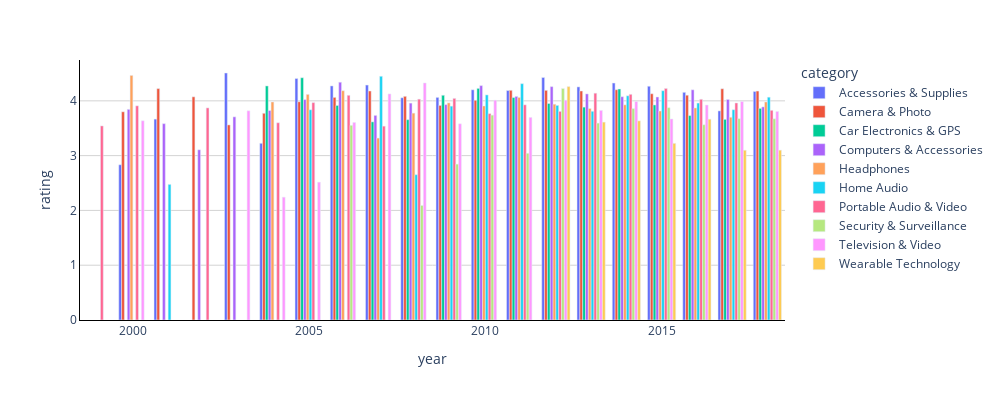

Source (notebook cell):
### Code cell
df4 = highest_rating_in_year


fig = px.bar(df4, x="year", y="rating", color="category", text_auto=False , barmode='group' )
fig.update_layout(height=400,width=1000)
config={"modeBarButtonsToRemove": ['select2d','zoomIn2d','zoomOut2d','zoom2d','pan2d','lasso2d','autoScale2d','resetScale2d','resetScale2d'],'displaylogo': False}

fig.update_layout(
    {
        "paper_bgcolor": "rgba(0, 0, 0, 0)",
        "plot_bgcolor": "rgba(0, 0, 0, 0)",
    }
)

fig.update_xaxes(showticklabels=True)
fig.update_xaxes(showline=True , linecolor='black' )
fig.update_yaxes(showline=True, linecolor='black')
fig.update_xaxes(showgrid=False)
fig.update_yaxes(showgrid=True ,gridcolor='lightgrey')
fig.update_xaxes(showticklabels=True)
fig.show(config = config)

### Figure 1 — Plotly figure (JSON) as saved in the notebook; plotly's stock layout.template omitted (floating-point values rounded to 4 significant figures)
{"data": [{"alignmentgroup": "True", "hovertemplate": "category=Accessories & Supplies<br>year=%{x}<br>rating=%{y}<extra></extra>", "legendgroup": "Accessories & Supplies", "marker": {"color": "#636efa", "pattern": {"shape": ""}}, "name": "Accessories & Supplies", "offsetgroup": "Accessories & Supplies", "orientation": "v", "showlegend": true, "textposition": "auto", "type": "bar", "x": [2000, 2001, 2003, 2004, 2005, 2006, 2007, 2008, 2009, 2010, 2011, 2012, 2013, 2014, 2015, 2016, 2017, 2018], "xaxis": "x", "y": [2.833, 3.667, 4.508, 3.225, 4.407, 4.272, 4.288, 4.056, 4.063, 4.201, 4.188, 4.426, 4.255, 4.325, 4.267, 4.155, 3.817, 4.171], "yaxis": "y"}, {"alignmentgroup": "True", "hovertemplate": "category=Camera & Photo<br>year=%{x}<br>rating=%{y}<extra></extra>", "legendgroup": "Camera & Photo", "marker": {"color": "#EF553B", "pattern": {"shape": ""}}, "name": "Camera & Photo", "offsetgroup": "Camera & Photo", "orientation": "v", "showlegend": true, "textposition": "auto", "type": "bar", "x": [2000, 2001, 2002, 2003, 2004, 2005, 2006, 2007, 2008, 2009, 2010, 2011, 2012, 2013, 2014, 2015, 2016, 2017, 2018], "xaxis": "x", "y": [3.8, 4.223, 4.073, 3.561, 3.773, 3.984, 4.063, 4.18, 4.083, 3.917, 4.01, 4.192, 4.192, 4.18, 4.203, 4.13, 4.103, 4.22, 4.179], "yaxis": "y"}, {"alignmentgroup": "True", "hovertemplate": "category=Car Electronics & GPS<br>year=%{x}<br>rating=%{y}<extra></extra>", "legendgroup": "Car Electronics & GPS", "marker": {"color": "#00cc96", "pattern": {"shape": ""}}, "name": "Car Electronics & GPS", "offsetgroup": "Car Electronics & GPS", "orientation": "v", "showlegend": true, "textposition": "auto", "type": "bar", "x": [2004, 2005, 2006, 2007, 2008, 2009, 2010, 2011, 2012, 2013, 2014, 2015, 2016, 2017, 2018], "xaxis": "x", "y": [4.272, 4.422, 3.916, 3.616, 3.656, 4.102, 4.227, 4.06, 3.952, 3.885, 4.216, 3.925, 3.731, 3.662, 3.862], "yaxis": "y"}, {"alignmentgroup": "True", "hovertemplate": "category=Computers & Accessories<br>year=%{x}<br>rating=%{y}<extra></extra>", "legendgroup": "Computers & Accessories", "marker": {"color": "#ab63fa", "pattern": {"shape": ""}}, "name": "Computers & Accessories", "offsetgroup": "Computers & Accessories", "orientation": "v", "showlegend": true, "textposition": "auto", "type": "bar", "x": [2000, 2001, 2002, 2003, 2004, 2005, 2006, 2007, 2008, 2009, 2010, 2011, 2012, 2013, 2014, 2015, 2016, 2017, 2018], "xaxis": "x", "y": [3.845, 3.583, 3.106, 3.708, 3.823, 4.023, 4.34, 3.734, 3.959, 3.931, 4.278, 4.081, 4.259, 4.127, 4.075, 4.07, 4.201, 4.025, 3.89], "yaxis": "y"}, {"alignmentgroup": "True", "hovertemplate": "category=Headphones<br>year=%{x}<br>rating=%{y}<extra></extra>", "legendgroup": "Headphones", "marker": {"color": "#FFA15A", "pattern": {"shape": ""}}, "name": "Headphones", "offsetgroup": "Headphones", "orientation": "v", "showlegend": true, "textposition": "auto", "type": "bar", "x": [2000, 2004, 2005, 2006, 2007, 2008, 2009, 2010, 2011, 2012, 2013, 2014, 2015, 2016, 2017, 2018], "xaxis": "x", "y": [4.464, 3.979, 4.118, 4.185, 3.32, 3.776, 3.963, 3.906, 4.062, 3.939, 3.86, 3.927, 3.814, 3.871, 3.7, 3.979], "yaxis": "y"}, {"alignmentgroup": "True", "hovertemplate": "category=Home Audio<br>year=%{x}<br>rating=%{y}<extra></extra>", "legendgroup": "Home Audio", "marker": {"color": "#19d3f3", "pattern": {"shape": ""}}, "name": "Home Audio", "offsetgroup": "Home Audio", "orientation": "v", "showlegend": true, "textposition": "auto", "type": "bar", "x": [2001, 2005, 2007, 2008, 2009, 2010, 2011, 2012, 2013, 2014, 2015, 2016, 2017, 2018], "xaxis": "x", "y": [2.475, 3.837, 4.449, 2.652, 3.903, 4.108, 4.313, 3.917, 3.809, 4.092, 4.185, 3.96, 3.838, 4.067], "yaxis": "y"}, {"alignmentgroup": "True", "hovertemplate": "category=Portable Audio & Video<br>year=%{x}<br>rating=%{y}<extra></extra>", "legendgroup": "Portable Audio & Video", "marker": {"color": "#FF6692", "pattern": {"shape": ""}}, "name": "Portable Audio & Video", "offsetgroup": "Portable Audio & Video", "orientation": "v", "showlegend": true, "textposition": "auto", "type": "bar", "x": [1999, 2000, 2002, 2004, 2005, 2006, 2007, 2008, 2009, 2010, 2011, 2012, 2013, 2014, 2015, 2016, 2017, 2018], "xaxis": "x", "y": [3.542, 3.909, 3.871, 3.6, 3.968, 4.101, 3.538, 4.031, 4.045, 3.767, 3.927, 3.808, 4.14, 4.119, 4.226, 4.028, 3.962, 3.827], "yaxis": "y"}, {"alignmentgroup": "True", "hovertemplate": "category=Security & Surveillance<br>year=%{x}<br>rating=%{y}<extra></extra>", "legendgroup": "Security & Surveillance", "marker": {"color": "#B6E880", "pattern": {"shape": ""}}, "name": "Security & Surveillance", "offsetgroup": "Security & Surveillance", "orientation": "v", "showlegend": true, "textposition": "auto", "type": "bar", "x": [2006, 2008, 2009, 2010, 2011, 2012, 2013, 2014, 2015, 2016, 2017, 2018], "xaxis": "x", "y": [3.553, 2.091, 2.845, 3.739, 3.043, 4.225, 3.594, 3.859, 3.875, 3.563, 3.674, 3.672], "yaxis": "y"}, {"alignmentgroup": "True", "hovertemplate": "category=Television & Video<br>year=%{x}<br>rating=%{y}<extra></extra>", "legendgroup": "Television & Video", "marker": {"color": "#FF97FF", "pattern": {"shape": ""}}, "name": "Television & Video", "offsetgroup": "Television & Video", "orientation": "v", "showlegend": true, "textposition": "auto", "type": "bar", "x": [2000, 2003, 2004, 2005, 2006, 2007, 2008, 2009, 2010, 2011, 2012, 2013, 2014, 2015, 2016, 2017, 2018], "xaxis": "x", "y": [3.636, 3.818, 2.241, 2.516, 3.606, 4.126, 4.326, 3.581, 4.011, 3.698, 4.01, 3.825, 3.987, 3.669, 3.923, 3.988, 3.806], "yaxis": "y"}, {"alignmentgroup": "True", "hovertemplate": "category=Wearable Technology<br>year=%{x}<br>rating=%{y}<extra></extra>", "legendgroup": "Wearable Technology", "marker": {"color": "#FECB52", "pattern": {"shape": ""}}, "name": "Wearable Technology", "offsetgroup": "Wearable Technology", "orientation": "v", "showlegend": true, "textposition": "auto", "type": "bar", "x": [2012, 2013, 2014, 2015, 2016, 2017, 2018], "xaxis": "x", "y": [4.26, 3.612, 3.634, 3.225, 3.665, 3.099, 3.1], "yaxis": "y"}], "layout": {"barmode": "group", "height": 400, "legend": {"title": {"text": "category"}, "tracegroupgap": 0}, "margin": {"t": 60}, "paper_bgcolor": "rgba(0, 0, 0, 0)", "plot_bgcolor": "rgba(0, 0, 0, 0)", "width": 1000, "xaxis": {"anchor": "y", "autorange": true, "domain": [0, 1], "linecolor": "black", "range": [1998.0, 2018.0], "showgrid": false, "showline": true, "showticklabels": true, "title": {"text": "year"}, "type": "linear"}, "yaxis": {"anchor": "x", "autorange": true, "domain": [0, 1], "gridcolor": "lightgrey", "linecolor": "black", "range": [0, 4.746], "showgrid": true, "showline": true, "title": {"text": "rating"}, "type": "linear"}}}
